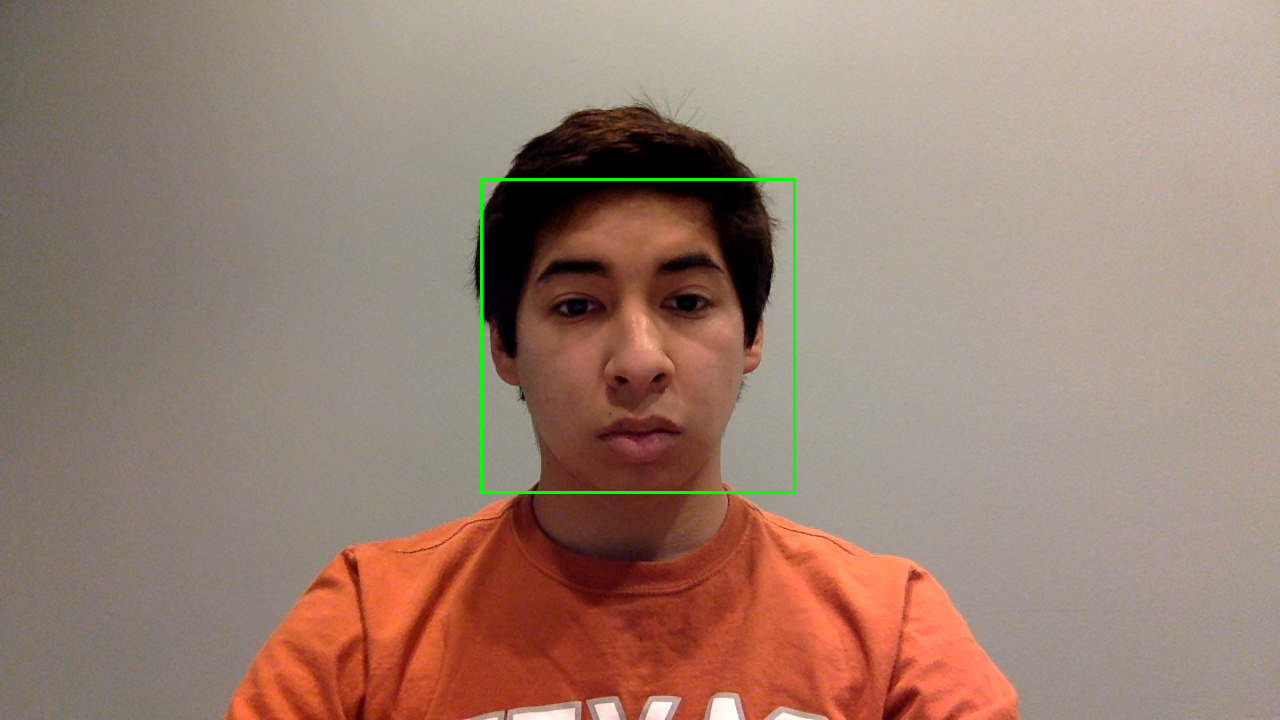
#> input picture project_4/code/recongnize_faces/emotion_test.png, 1280 x 720 px, found by its file name
$ python emotion_attempt_1.py   (Python 2 division)   (older library calls are emulated)
#> lines starting #> are read from the running program, lines starting #| are printed output that depends on the picture
import cv2
import numpy as np

def main():
    img = cv2.imread("emotion_test.png")
#> img is the input picture: shape (720, 1280, 3); mean B, G, R 115.3, 129.4, 154.9
    scaled_img = scale(img, (481, 179, 313, 313))
    hist = histogram_equalize(scaled_img)
    masked_img = apply_mask(hist)

    filters = create_filters()
    gabor = process(masked_img, filters)
    pca(gabor)

    # [12 lines of commented-out code are left out]
def scale(source, face):
#> called with face = (481, 179, 313, 313)
    crop_img = source[face[1]:face[1] + face[3], face[0]:face[0] + face[2]]
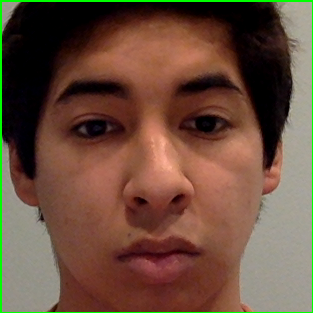
#> crop_img: shape (313, 313, 3); mean B, G, R 60.8, 77.9, 106.5
    resized_image = cv2.resize(crop_img, (100, 100))
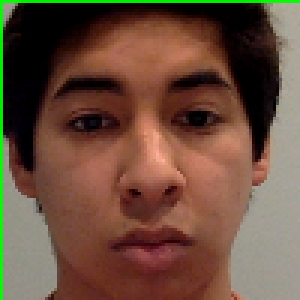
#> resized_image: shape (100, 100, 3) (shown 3 times larger); mean B, G, R 61.1, 78.1, 107

    return resized_image

# Normalizes image to make it invariant to extraneous features
def histogram_equalize(source):
    # Convert it to grayscale
    grey = cv2.cvtColor(source, cv2.COLOR_BGR2GRAY)
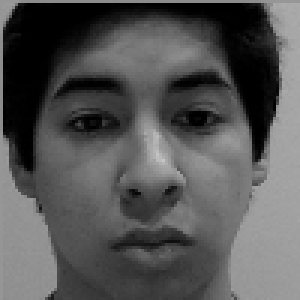
#> grey: shape (100, 100) (shown 3 times larger); min 0, max 198, mean 84.8
    # Apply histogram equalization with the function equalizeHist
    hist = cv2.equalizeHist(grey)
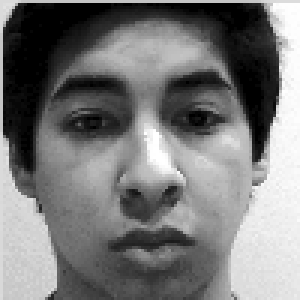
#> hist: shape (100, 100) (shown 3 times larger); min 0, max 255, mean 120.2

    return hist


# Apply mask to extract facial features
def apply_mask(source):
    mask = cv2.imread("mask2.png")
#> (the run stopped early here; a loop or call above may not have finished)
